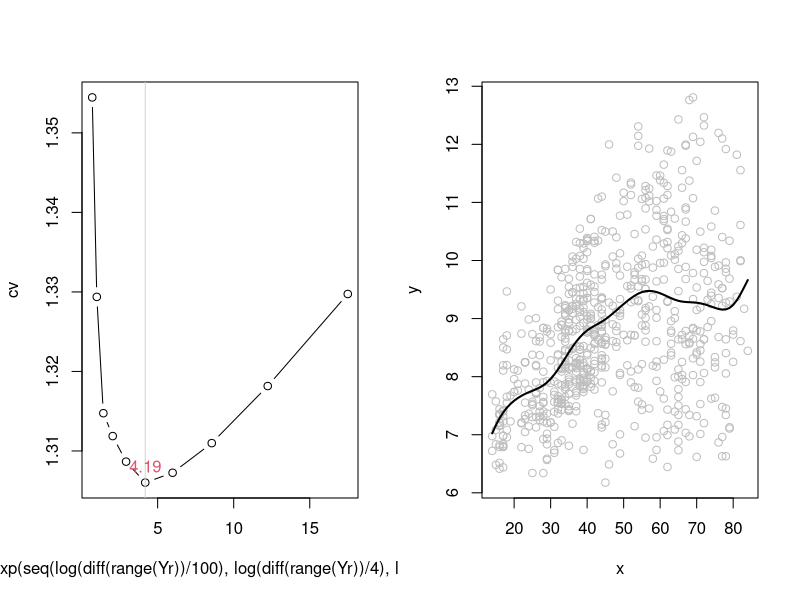
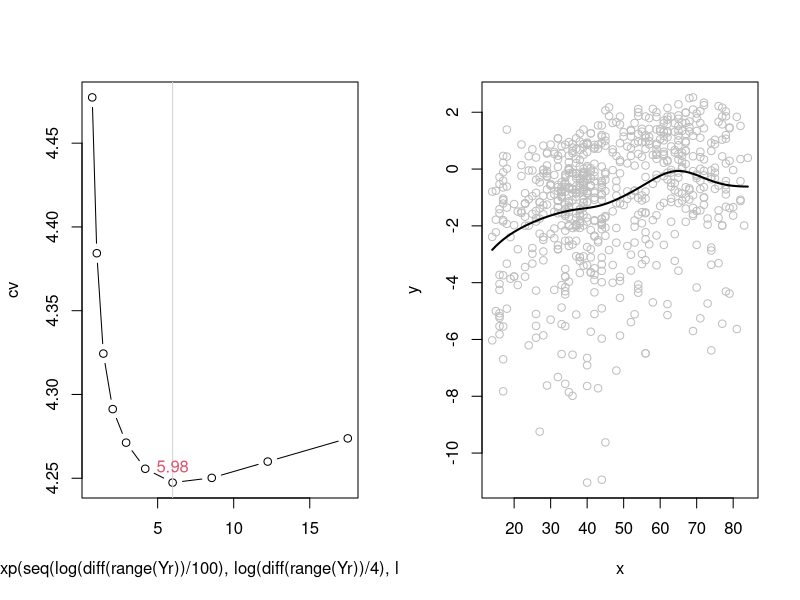
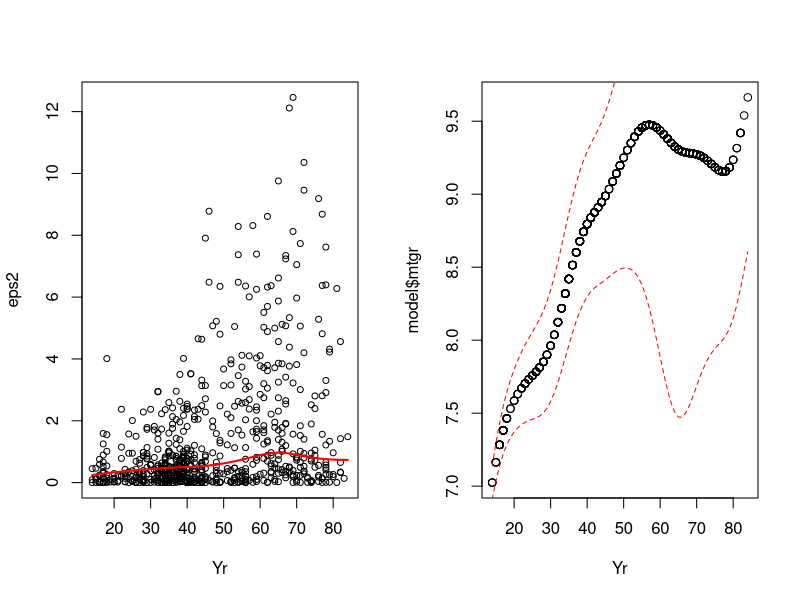
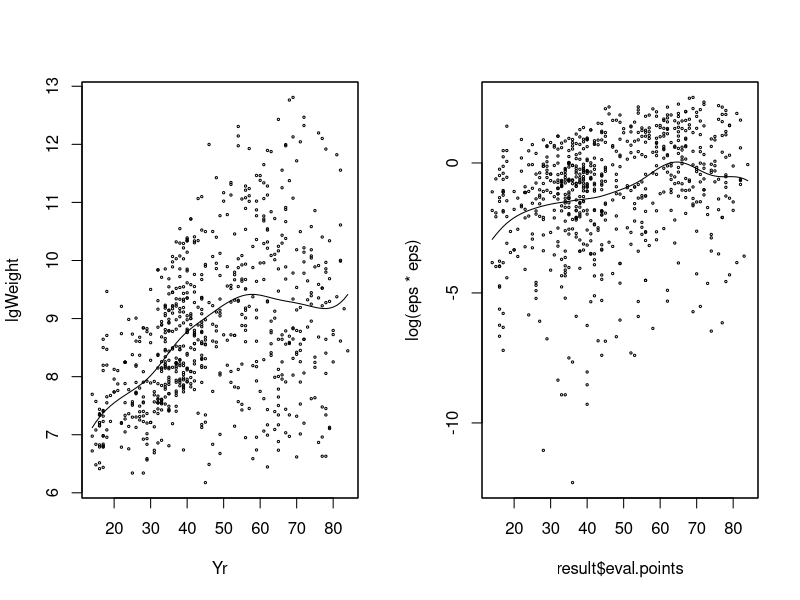
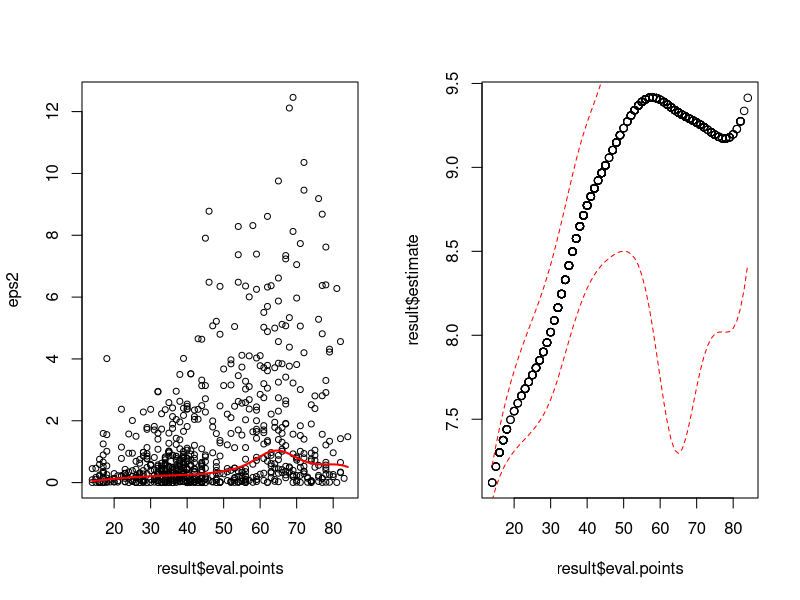
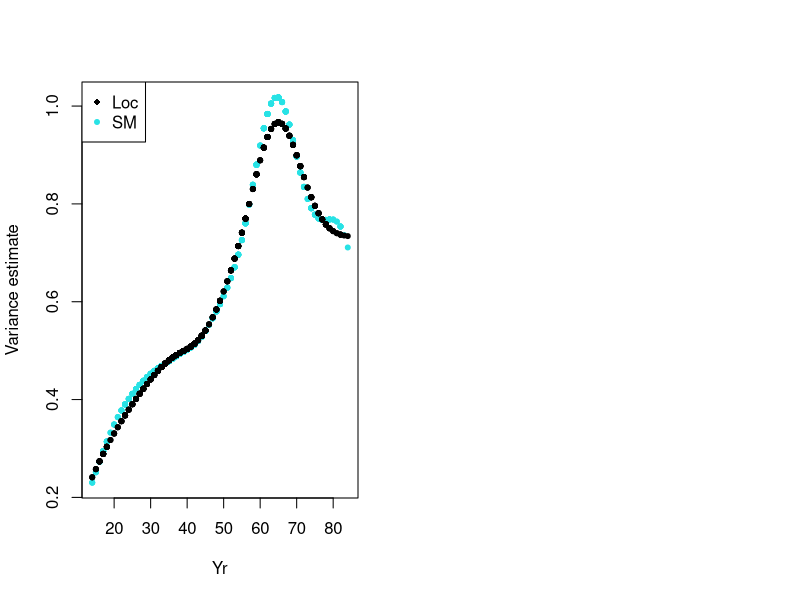

Generate these figures, in order, with R:
## ---- chunk 1
knitr::opts_chunk$set(echo = TRUE)
library("kableExtra")
library(sm)
library(KernSmooth)
library(dplyr)
set.seed(777)
minimums <- data.frame(Bandwith_Model_1=rep(0,2), Bandwith_Model_2=rep(0,2),
                     row.names = c("Loc","Sm"))

## ---- chunk 2
# bandwith_selection.R Computing of best bandiwth parameter for 
#             Local polynomial regression model (with locpolreg)
#            
# Input: 
#      x,y  Observed data (two (n,1) vectors)
#      h.v  Smoothing parameter candidates
#      q    degree of the local polynomial to be fitted (default: 1)
#      type.kernel "normal"  (Gaussian, default), 
#                  "epan"    (Epanechnikov) or 
#                  "rs.epan" (re-scaled Epanechnikov)
#                  "unif"    (Uniform Kernel in [-1,1])
#
# Output:  A list with three elements:
#      h.v  Smoothing parameter candidates
#      cv   LOOCV error estimate
#      gcv  GCV error estimate
#
# Use:
#      result <- h.cv.gcv(x,y,h.v,q,type.kernel)
# 

h.cv.gcv <- function(x,y,h.v = exp(seq(log(diff(range(x))/20),
                                       log(diff(range(x))/4),l=10)), 
                     q=1,type.kernel="normal") {
  n <- length(x)
  cv <- h.v*0
  gcv <- h.v*0
  for (i in (1:length(h.v))){
    h <- h.v[i]
    aux <- locpolreg(x=x,y=y,h=h,q=q,tg=x,
                     type.kernel=type.kernel, doing.plot=FALSE)
    S <- aux$S
    h.y <- aux$mtgr
    hii <- diag(S)
    av.hii <- mean(hii)
    cv[i] <- sum(((y-h.y)/(1-hii))^2)/n
    gcv[i] <- sum(((y-h.y)/(1-av.hii))^2)/n
  }
  return(list(h.v=h.v,cv=cv,gcv=gcv))
}

h.k.fold.cv <- function(x,y,h.v = exp(seq(log(diff(range(x))/20),
                                          log(diff(range(x))/4),l=10)), 
                        k=10,q=1,type.kernel="normal"){
  n <- length(x)
  perm <- sample(1:n)
  xperm <- x[perm]
  yperm <- y[perm]
  
  k.cv <- h.v*0
  for (i in (1:length(h.v))){
    h <- h.v[i]
    k.cv[i] <- k.fold.cv(x=xperm,y=yperm,k=k,h=h,q=q,
                         type.kernel=type.kernel)
  }
  return(list(k=k,h.v=h.v,k.cv=k.cv))
}
## ---- chunk 3
# locpolreg.R Local polynomial regression for estimateing the 
#             regression function or its r-th derivative
#            
# Input: 
#      x,y  Observed data (two (n,1) vectors)
#      h    Smoothing parameter 
#      q    degree of the local polynomial to be fitted (default: 1)
#      r    order of the derivative to be estimate (Default: 0, the function)
#      tg   grid of values t where the estimated regression function 
#           is evaluated (default: x)
#      type.kernel "normal"  (Gaussian, default), 
#                  "epan"    (Epanechnikov) or 
#                  "rs.epan" (re-scaled Epanechnikov)
#                  "unif"    (Uniform Kernel in [-1,1])
#
# Output:  An object with two elements, 
#      mtg  Estimated values of the r-th derivative of the regression function at points in vector tg
#      S    The Ssmoothing matrix
#
# Use:
#      result <- locpolreg(x,y,h,q,r,tg,type.kernel)
# 
locpolreg <- function(x,y,h=(max(x)-min(x))/5,q=1,r=0,tg=NULL,type.kernel="normal",
                      nosubplot=FALSE,doing.plot=TRUE, ...){
   if (is.null(tg)){tg<-x}                  
   aux <- sort(tg,index.return=T)
   sorted.tg <- tg[aux$ix]
   sorted.tg.ix <- aux$ix

   n <- length(x);
   m <- length(tg);
   mtgr <- numeric(m);
   S <- matrix(0,nrow=m,ncol=n)

   for (i in seq(1,m)){
      aux <- kernel((x-tg[i])/h,type=type.kernel);
      Ih <- (aux>0);
      ni <- sum(Ih);     
      xh <- x[Ih]-tg[i];
      Dq <- matrix(1,nrow=ni,ncol=q+1);
      if (q>0){for (j in 1:q) Dq[,j+1] <- xh^j}
      Wx <- kernel(xh/h,type=type.kernel)/h;
      Wm <- Wx%*%ones(1,q+1);
      Dqq <- Wm*Dq;
      Si <- solve(t(Dq)%*%Dqq)%*%t(Dqq);
      beta <- Si%*%y[Ih];
      mtgr[i] <- factorial(r)*beta[r+1];
      S[i,Ih] <- Si[r+1,]
   }
  
   if (doing.plot){
      if (r==0){
        if (nosubplot) par(mfrow=c(1,1))
        plot(x,y,col="grey",...)
        lines(sorted.tg,mtgr[sorted.tg.ix],col=1,lwd=2)
      } 
      else{
         par(mfrow=c(2,1))
         aux <- locpolreg(x,y,h,q,0,tg,nosubplot=F,type.kernel,...)
         plot(sorted.tg,mtgr[sorted.tg.ix],type="n", 
              xlab="x",ylab="Estimated derivative")
         abline(h=0,col=4)
         lines(sorted.tg,mtgr[sorted.tg.ix],col=1,lwd=2)
      }
   }
return(list(mtgr=mtgr,S=S))
}

epan <- function(x){pmax(.75*(x+1)*(1-x))}
kernel <- function(x,type=c("normal","epan","rs.epan","unif")){
   switch(type[1],
          epan = pmax(.75*(x+1)*(1-x),0),
          rs.epan = pmax(.75*(x/sqrt(5)+1)*(1-x/sqrt(5))/sqrt(5),0),
          unif = as.numeric( (abs(x)<=1) )/2,
          dnorm(x))
}
ones <- function(n,m){matrix(1,nrow=n,ncol=m)}

## ---- chunk 4
data(aircraft)
help(aircraft)
attach(aircraft)
## ---- chunk 5
# Converting all variables except Yr and Period to logs
lgPower <- log(Power)
lgSpan <- log(Span)
lgLength <- log(Length)
lgWeight <- log(Weight)
lgSpeed <- log(Speed)
lgRange <- log(Range)
## ---- chunk 6
variance_estimate <- data.frame(Locpolreg=rep(0,length(Yr)),
                       Sm.Regression=rep(0,length(Yr)))
result <- h.cv.gcv(x=Yr, 
                     y=lgWeight, 
                     h.v= exp(seq(log(diff(range(Yr))/100), log(diff(range(Yr))/4),l=10)), 
                     q=1, 
                     type.kernel="normal")
par(mfrow = c(1, 2))
result <- as.data.frame(result)
result <- arrange(result, exp(seq(log(diff(range(Yr))/100), log(diff(range(Yr))/4),l=10)))
plot(cv~exp(seq(log(diff(range(Yr))/100), log(diff(range(Yr))/4),l=10)), result, type="b")
minimum <- result[which.min(result$cv),"h.v"]
# Conclusion 1.1
conclusion11 <- minimum
abline(v=minimum, col="lightgray")
text(x=minimum,y=result[which.min(result$cv),"cv"], labels
     =round(minimum,digits=2), pos = 3, col = 2)

model <- locpolreg(x=Yr,y=lgWeight,h=minimum,q=1,type.kernel="normal")
eps <- lgWeight - model$mtgr
eps2 <- eps*eps
Z <- log(eps2)
## ---- chunk 7
par(mfrow=c(1,2))
result <- h.cv.gcv(x=Yr,
                     y=Z,
                     h.v=exp(seq(log(diff(range(Yr))/100), log(diff(range(Yr))/4),l=10)),
                     q=1,
                     type.kernel="normal")
result <- as.data.frame(result)
result <- arrange(result, exp(seq(log(diff(range(Yr))/100), log(diff(range(Yr))/4),l=10)))

plot(cv~exp(seq(log(diff(range(Yr))/100), log(diff(range(Yr))/4),l=10)), result, type="b")
minimum <- result[which.min(result$cv),"h.v"]
# Conclusion 1.2
conclusion12 <- minimum
abline(v=minimum, col="lightgray")

text(x=minimum,
     y=result[which.min(result$cv),"cv"], 
     labels=round(minimum,digits=2), pos = 3, col = 2)

resultlocpolreg <- locpolreg(x=Yr,
                             y=Z,
                             h=minimum,
                             q=1,
                             type.kernel="normal")

## ---- chunk 8
variance_estimate$loc <- sqrt(exp(resultlocpolreg$mtgr))
op<-par(mfrow=c(1,2))
plot(Yr, eps2, cex=0.8)
points(Yr, sqrt(exp(resultlocpolreg$mtgr)), type="l", col="red", lwd=2)

plot(Yr,model$mtgr)
points(Yr,model$mtgr+1.96*exp(resultlocpolreg$mtgr), type="l", col="red", lty=2)
points(Yr,model$mtgr-1.96*exp(resultlocpolreg$mtgr), type="l", col="red", lty=2)
par(op)
## ---- chunk 9
minimum <- dpill(x=Yr, y=lgWeight)
# Conclusion
conclusion21 <- minimum
result <- sm.regression(x=Yr,
                        y=lgWeight,
                        h=minimum,
                        eval.grid=FALSE, 
                        eval.points=Yr)


## ---- chunk 10
eps <- lgWeight - result$estimate
minimum <- dpill(x=result$eval.points, y=log(eps*eps))
# Conclusion 2.2
conclusion22 <- minimum
sm.result <- sm.regression(x=result$eval.points,
                          y=log(eps*eps),
                          h=minimum,
                          eval.grid=FALSE,
                          eval.points=result$eval.points)
## ---- chunk 11
sigma2 <- exp(sm.result$estimate)
sigma <- sqrt(sigma2)
variance_estimate$sm <- sqrt(exp(sm.result$estimate))
op<-par(mfrow=c(1,2))
plot(result$eval.points, eps2, cex=0.8)
points(result$eval.points, exp(sm.result$estimate), type="l", col="red", lwd=2)

plot(result$eval.points, result$estimate)
points(result$eval.points, result$estimate+1.96*exp(sm.result$estimate),
       type="l", col="red", lty=2)
points(result$eval.points, result$estimate-1.96*exp(sm.result$estimate),
       type="l", col="red", lty=2)
par(op)
## ---- chunk 12
plot(Yr, variance_estimate$Locpolreg, col=2, pch=18,
     ylim = c(min(min(variance_estimate$loc),min(variance_estimate$sm)),
              max(max(variance_estimate$loc),max(variance_estimate$sm))),
     xlab="Yr", ylab="Variance estimate")
points(Yr, variance_estimate$sm, col=5,  pch=20)
points(Yr, variance_estimate$loc, col=1,  pch=20)
legend("topleft", legend = c("Loc","SM"), col=c(1,5),
       pch=c(18,20))
